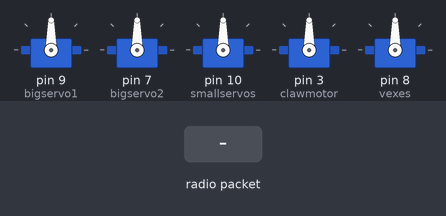
A sketch run on a simulated Arduino Uno, built with avr-gcc and run on an emulated ATmega328P. Parts: 5 × servo. The inputs (shaded band) are chosen by the test bench. No radio packets arrive unless stated; what the sketch prints to the serial monitor is not drawn.

Above: at 1.2 s.
1.3 s: radio packet "c" arrives
At 1.7 s:
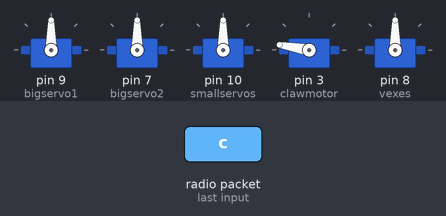
2.8 s: radio packet "x" arrives
At 4.0 s:
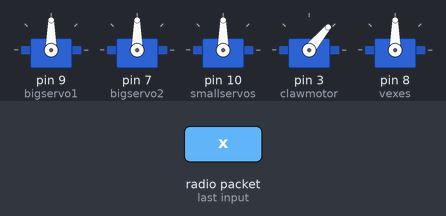
4.3 s: radio packet "1" arrives
At 5.2 s:
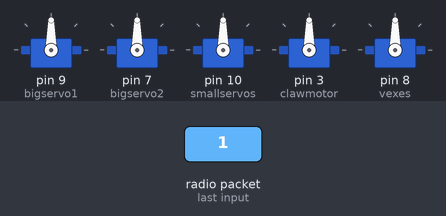
Timing chart, 0 to 7.3 s (numbered marks = the images above; inputs shaded):
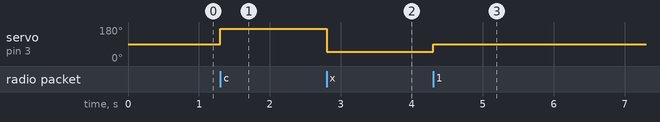

The sketch:

receiver.ino
```cpp
// RECEIVER CODE
// (this code is not mine)
// source: http://www.instructables.com/id/Wirelessly-Control-A-Robot-Using-Arduino-and-RF-Mo/?ALLSTEPS

  #include <ServoTimer2.h>
  #include <VirtualWire.h>

// here are the servos
ServoTimer2 bigservo1;
ServoTimer2 bigservo2;
ServoTimer2 smallservos;
ServoTimer2 clawmotor;
ServoTimer2 vexes;

// motor pins!

int potpin1 = A0;
int potpin2 = A1;
int cbpin = 2;
int vbpinfw = 4;
int vbpinbw = 5;
int val1;
int val2;
int val3;
int cbstate = 0;
int vbstatef = 0;
int vbstateb = 0;
int x = 0;

void setup() {
  Serial.begin(9600);  // Debugging only
  Serial.println("setup");
  // Initialise the IO and ISR
  vw_setup(2000);  // Bits per sec
  vw_set_rx_pin(11);//Receiver at Digital Pin 11
  vw_rx_start();// Start the receiver PLL running

  bigservo1.attach(9);
  bigservo2.attach(7);
  smallservos.attach(10);
  clawmotor.attach(3);
  vexes.attach(8);

  // button pins are inputs
  pinMode(cbpin, INPUT);
  pinMode(vbpinfw, INPUT);
  pinMode(vbpinbw, INPUT);


}//close setup

void loop()
{


    uint8_t buf[VW_MAX_MESSAGE_LEN];
    uint8_t buflen = VW_MAX_MESSAGE_LEN;

    if (vw_get_message(buf, &buflen)) // Non-blocking
    {
  int i;

        digitalWrite(13, true); // Flash a light to show received good message
  // Message with a good checksum received, dump it.

  for (i = 0; i < buflen; i++) {
      Serial.print(buf[i]);

//        if(buf[i] == 'f')
//        {
//          forward(); go forward when f is pressed
//        }
//
//        if(buf[i] == 'b')
//      {
//        backward();//go backward when b is pressed
//      }

        if(buf[i] == 'c') {
          cbstate = HIGH;
        }

        if(buf[i] == 'x') {
          cbstate = LOW;
        }

        if (cbstate == HIGH) {
          clawmotor.write(170);
          x = 0;
        } if (cbstate == LOW) {
            if (x == 0) {
              clawmotor.write(50);
              delay(500);
              x = 1;
            } else {
              clawmotor.write(90);
            }}

  }

        digitalWrite(13, false);

   }
}

//you can print the data entered when debugging by adding Serial.println

////////////////////////////////////////////////////////////////////////////////////////

// shoulder = bigs, elbow = vexes, wrist = smalls, claw = claw vex

//set of functions
//
//void shoulder()
//{
//  digitalWrite(bigservo1,LOW);
//  digitalWrite(bigservo2,LOW);
//  digitalWrite(spallservos,LOW);
//  digitalWrite(clawmotor,LOW);
//  digitalWrite(vexes,LOW);
//  }

  //End Of Code
```

Measured:
- after the input at 1.3 s, servo on pin 3 (clawmotor): 90° → 170° at once
- after the input at 2.8 s, servo on pin 3 (clawmotor): 170° → 50° at once
- after the input at 4.3 s, servo on pin 3 (clawmotor): 50° → 90° at once
